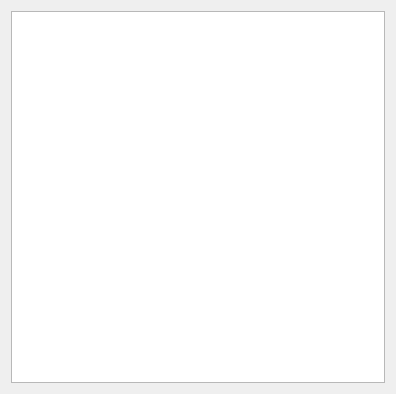
<?xml version="1.0" encoding="UTF-8"?>
<ui version="4.0">
 <class>OnlineUser</class>
 <widget class="QWidget" name="OnlineUser">
  <property name="geometry">
   <rect>
    <x>0</x>
    <y>0</y>
    <width>396</width>
    <height>394</height>
   </rect>
  </property>
  <property name="windowTitle">
   <string>在线用户</string>
  </property>
  <layout class="QVBoxLayout" name="verticalLayout">
   <item>
    <widget class="QListWidget" name="listWidget"/>
   </item>
  </layout>
 </widget>
 <resources/>
 <connections/>
</ui>
